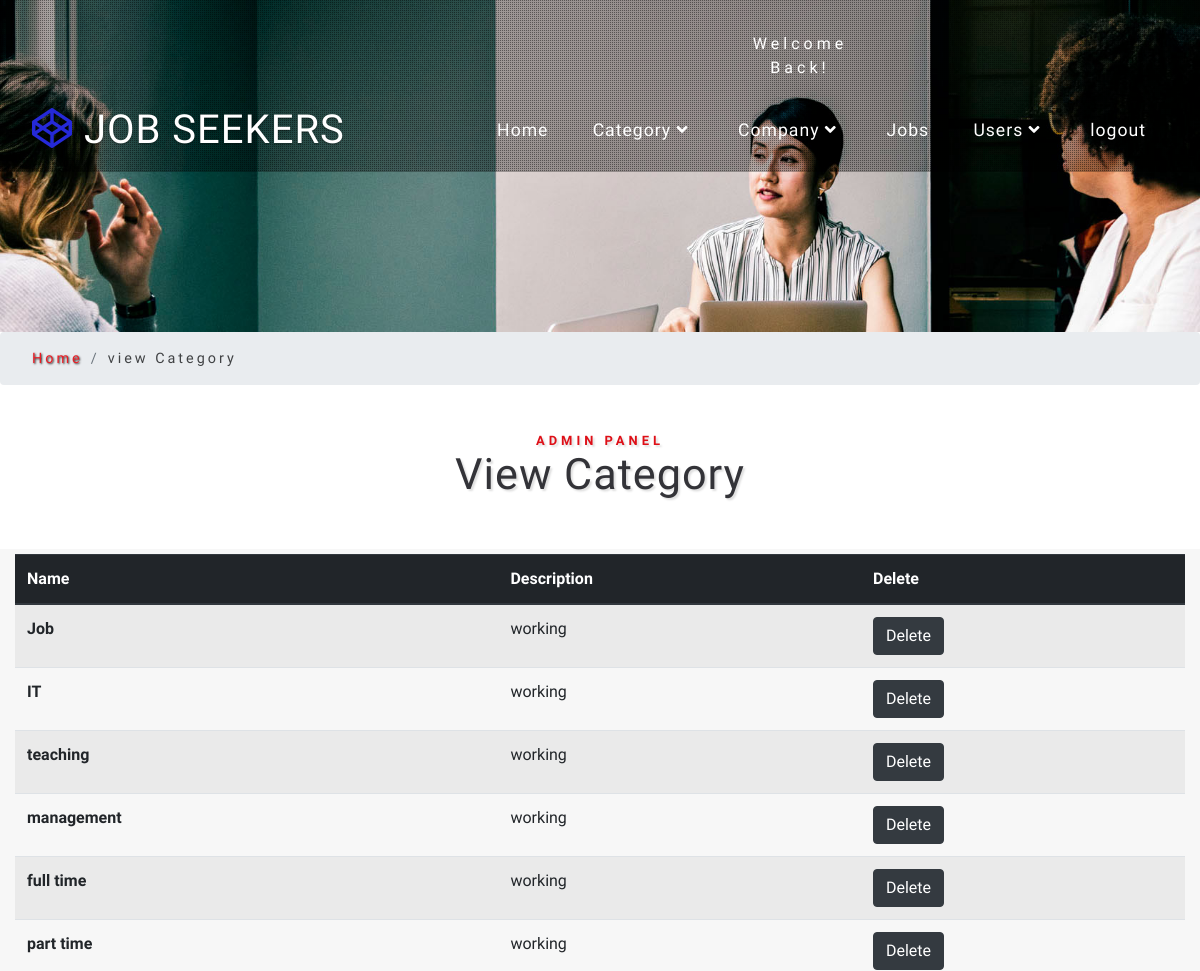
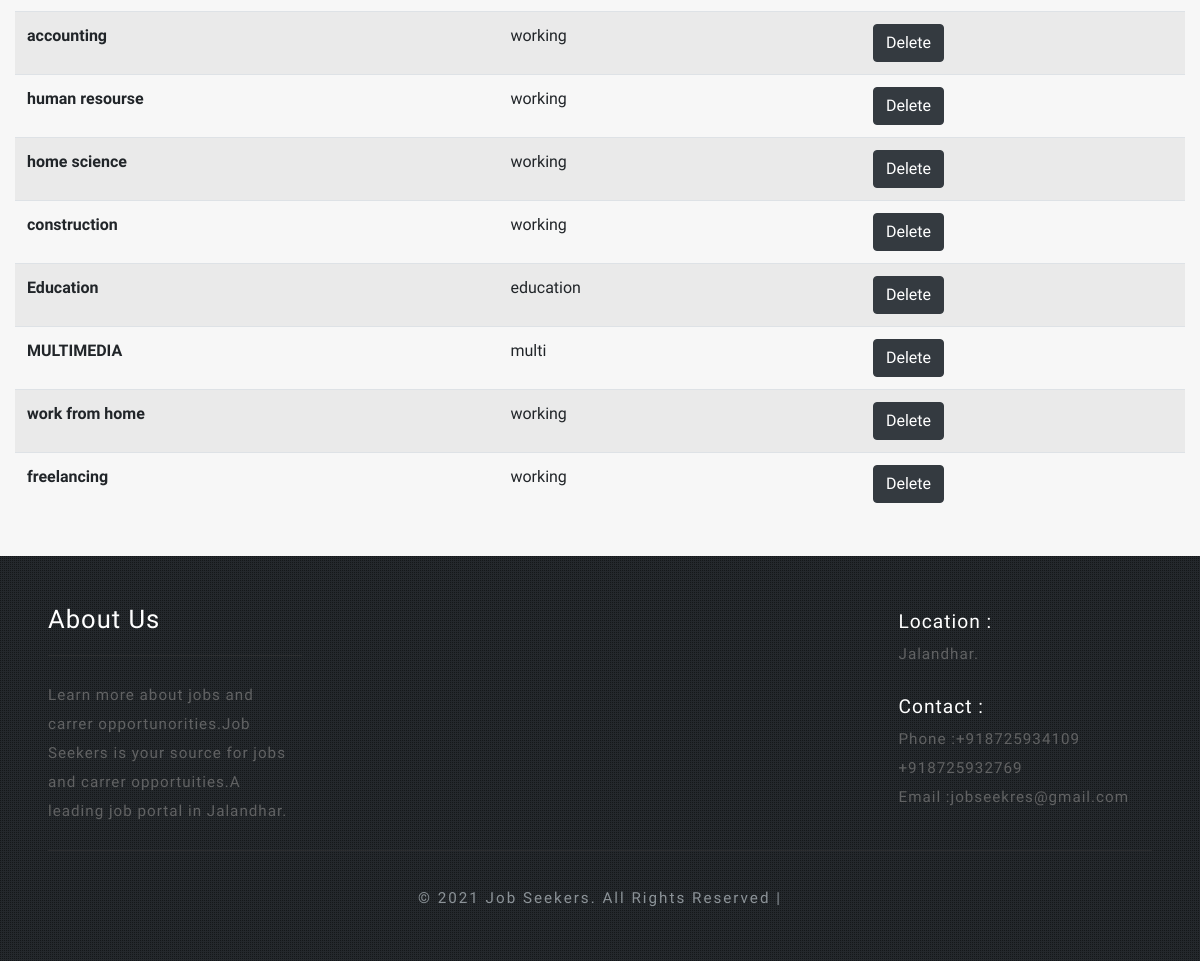
Screenshot of /admin/viewcategory.php (signed in) with the database file from the repository (2 pictures, top to bottom).
### tables this page shows
CREATE TABLE `category` (
  `cid` int(255) NOT NULL,
  `cname` varchar(255) NOT NULL,
  `cdescription` varchar(255) NOT NULL,
  `cdate` varchar(255) NOT NULL,
  `ctime` varchar(255) NOT NULL
);

### admin/viewcategory.php (the view, shortened to what this page needs)
<?php
include "header1.php";
include "connection.php";
?><ol class="breadcrumb justify-content-left">
    <li class="breadcrumb-item">
      <a href="index.php">Home</a>
    </li>
    <li class="breadcrumb-item active">view Category</li>
  </ol>
  <section class="banner-bottom-wthree pt-lg-5 pt-md-3 pt-3">
    <div class="inner-sec-w3ls">
      <h3 class="tittle text-center mb-lg-5 mb-3">
        <span>Admin Panel</span>View Category</h3>
      <div class="container-fluid">
        <div class="row">
          <div class="col-md-12 main_grid_contact" style="padding: 5px 15px 25px 15px !important;">
            <div class="form">
              <table class="table table-striped table-hover">
                <thead class="thead-dark">
                  <tr>
                    <th scope="col">Name</th>
                    <th scope="col">Description</th>
                    <th scope="col">Delete</th>
                  </tr>
                </thead>
                <tbody>
                  <?php
                    $q = "select * from `category`";
                    $res = mysqli_query($conn,$q);
                  if(mysqli_num_rows($res)>0)
                    {
                      while($row = mysqli_fetch_array($res)){
                        ?>
                        <tr>
                          <th scope="row"><?php echo $row['cname'];?></th>
                          <td><?php echo $row['cdescription'];?></td>
                          <td><a href="deletecategory.php?x=<?php echo$row['cid'];?>"class="btn btn-dark">Delete</a></td>
                        </tr>
                        <?php
                      }
                    }
                  else
                    {
                      ?>
                      <tr>
                        <th scope="row" colspan="4">No Record Found..!!</th>
                      </tr>
                      <?php
                    }
                  ?>
                </tbody>
              </table>
            </div>
          </div>
        </div>
      </div>
    </div>
  </section>
<?php
  include "footer.php";
?>

### admin/css/style.css (style rules this page uses)
html, body { margin: 0; font-size: 100%; font-family: 'Dosis', sans-serif; background: #fff; }
body a { text-decoration: none; transition: 0.5s all; -webkit-transition: 0.5s all; -moz-transition: 0.5s all; -o-transition: 0.5s all; -ms-transition: 0.5s all; font-family: 'Dosis', sans-serif; }
h1, h2, h3, h4, h5, h6 { margin: 0; font-family: 'Dosis', sans-serif; letter-spacing: 1px; }
h3.tittle span { display: block; text-transform: uppercase; font-size: 0.3em; color: #de0f17; letter-spacing: 4px; font-weight: 600; }
h3.tittle { text-shadow: 2px 2px 2px rgba(41, 41, 41, 0.15); font-size: 2.7em; color: #333338; font-weight: 400; }
li.breadcrumb-item { font-size: 0.9em; letter-spacing: 3px; }
li.breadcrumb-item a { color: #ec1c24; text-shadow: 1px 1px 2px #252424; }
.breadcrumb-item.active { color: #404244; }
ol.breadcrumb { margin: 0; padding: 1em 2em; }
.main_grid_contact { background: #f7f7f7; padding: 9em 5em; }

### rows the page displays
category: cname "Job", cdescription "working"
category: cname "IT", cdescription "working"
category: cname "teaching", cdescription "working"
category: cname "management", cdescription "working"
category: cname "full time", cdescription "working"
category: cname "part time", cdescription "working"
category: cname "accounting", cdescription "working"
category: cname "human resourse", cdescription "working"
category: cname "home science", cdescription "working"
category: cname "construction", cdescription "working"
category: cname "Education", cdescription "education"
category: cname "MULTIMEDIA", cdescription "multi"
category: cname "work from home", cdescription "working"
category: cname "freelancing", cdescription "working"
